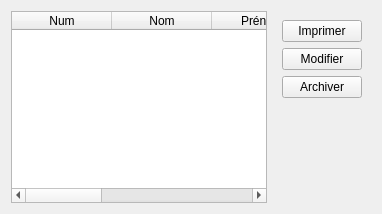
         <widget class="QWidget" name="tab_5">
          <attribute name="title">
           <string>Liste des patient déja consulté</string>
          </attribute>
          <layout class="QHBoxLayout" name="horizontalLayout_9">
           <item>
            <widget class="QTableWidget" name="vue_traitement">
             <column>
              <property name="text">
               <string>Num</string>
              </property>
             </column>
             <column>
              <property name="text">
               <string>Nom</string>
              </property>
             </column>
             <column>
              <property name="text">
               <string>Prénom</string>
              </property>
             </column>
             <column>
              <property name="text">
               <string>Age</string>
              </property>
             </column>
             <column>
              <property name="text">
               <string>Symptôme</string>
              </property>
             </column>
             <column>
              <property name="text">
               <string>Satus</string>
              </property>
             </column>
            </widget>
           </item>
           <item>
            <widget class="QWidget" name="widget_18" native="true">
             <layout class="QVBoxLayout" name="verticalLayout_14">
              <item>
               <widget class="QPushButton" name="imprimer_4">
                <property name="text">
                 <string>Imprimer</string>
                </property>
                <property name="icon">
                 <iconset>
                  <normaloff>../../../../../../../.designer/ressource/icon/printer.png</normaloff>../../../../../../../.designer/ressource/icon/printer.png</iconset>
                </property>
               </widget>
              </item>
              <item>
               <widget class="QPushButton" name="pushButton_4">
                <property name="text">
                 <string>Modifier</string>
                </property>
               </widget>
              </item>
              <item>
               <widget class="QPushButton" name="pushButton_5">
                <property name="text">
                 <string>Archiver</string>
                </property>
               </widget>
              </item>
              <item>
               <spacer name="verticalSpacer_11">
                <property name="orientation">
                 <enum>Qt::Vertical</enum>
                </property>
                <property name="sizeHint" stdset="0">
                 <size>
                  <width>20</width>
                  <height>40</height>
                 </size>
                </property>
               </spacer>
              </item>
             </layout>
            </widget>
           </item>
          </layout>
         </widget>
